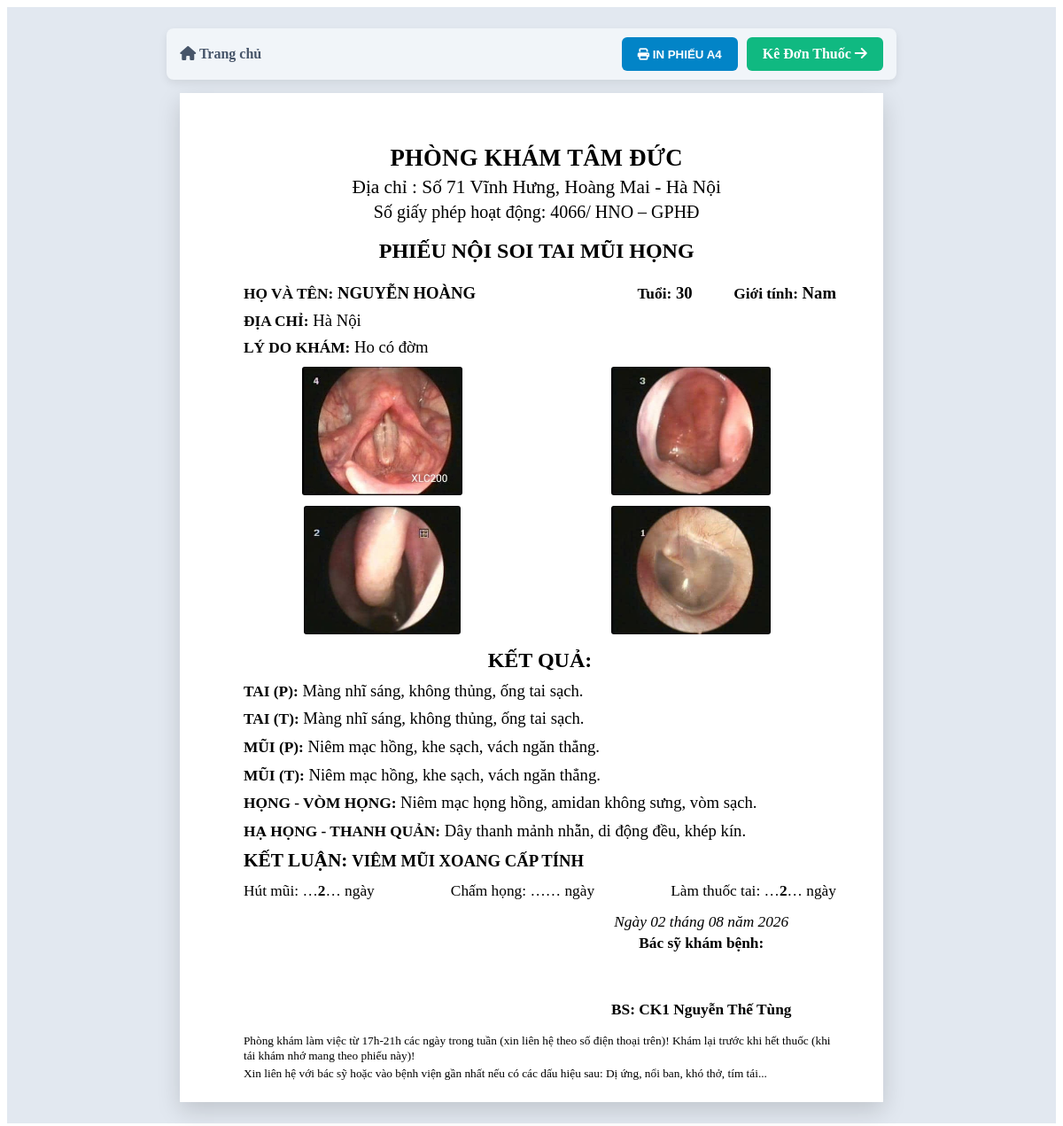
/print/noisoi/17, run on the app's committed database.
### tables this page shows
CREATE TABLE settings (
    key TEXT PRIMARY KEY,
    value TEXT
);

CREATE TABLE patients (
    id INTEGER PRIMARY KEY AUTOINCREMENT,
    full_name TEXT NOT NULL,
    age INTEGER,
    gender TEXT,
    address TEXT,
    symptom TEXT,
    created_at TIMESTAMP DEFAULT CURRENT_TIMESTAMP
);

CREATE TABLE examinations (
    id INTEGER PRIMARY KEY AUTOINCREMENT,
    patient_id INTEGER,
    tai_p TEXT,
    tai_t TEXT,
    mui_p TEXT,
    mui_t TEXT,
    vong_hong TEXT,
    thanh_quan TEXT,
    conclusion TEXT,
    image_1 TEXT,
    image_2 TEXT,
    image_3 TEXT,
    image_4 TEXT,
    hut_mui_days TEXT,
    cham_hong_days TEXT,
    lam_thuoc_tai_days TEXT,
    created_at TIMESTAMP DEFAULT CURRENT_TIMESTAMP,
    FOREIGN KEY (patient_id) REFERENCES patients(id)
);

### app.py (the view)
@app.route('/print/noisoi/<int:exam_id>')
def print_noisoi(exam_id):
    db = get_db()
    exam = db.execute('''
        SELECT e.*, p.full_name, p.age, p.gender, p.address, p.symptom
        FROM examinations e JOIN patients p ON e.patient_id = p.id
        WHERE e.id = ?
    ''', (exam_id,)).fetchone()
    return render_template('print_noisoi.html', exam=exam, settings=get_settings())

### app.py (called while the page is built)
def get_db():
    db = getattr(g, '_database', None)
    if db is None:
        db = g._database = sqlite3.connect(app.config['DATABASE'])
        db.row_factory = sqlite3.Row
    return db

@app.teardown_appcontext
def close_connection(exception):
    db = getattr(g, '_database', None)
    if db is not None:
        db.close()

def get_settings():
    db = get_db()
    db.execute('''
        CREATE TABLE IF NOT EXISTS settings (
            key TEXT PRIMARY KEY,
            value TEXT
        )
    ''')
    rows = db.execute('SELECT key, value FROM settings').fetchall()
    return {r['key']: r['value'] for r in rows}

### templates/print_noisoi.html (shortened to what this page needs)
<!DOCTYPE html>
<html lang="vi">
<head>
    <link rel="stylesheet" href="https://cdnjs.cloudflare.com/ajax/libs/font-awesome/6.4.0/css/all.min.css">
    <link rel="stylesheet" href="{{ url_for('static', filename='css/print.css') }}">
</head>
<body>
    <div class="print-container">
        <div class="toolbar-no-print" style="max-width: 210mm; margin: 0 auto 15px auto; padding: 10px 15px; background: #f1f5f9; border-radius: 8px; display: flex; justify-content: space-between; align-items: center;">
            <a href="/" style="color: #475569; text-decoration: none; font-weight: bold;"><i class="fa-solid fa-house"></i> Trang chủ</a>
            <div style="display: flex; gap: 10px;">
                <button onclick="window.print()" style="background: #0284c7; color: #fff; border: none; padding: 10px 18px; border-radius: 6px; font-weight: bold; cursor: pointer;"><i class="fa-solid fa-print"></i> IN PHIẾU A4</button>
                <a href="/donthuoc/{{ exam.id }}" style="background: #10b981; color: #fff; text-decoration: none; padding: 10px 18px; border-radius: 6px; font-weight: bold;">Kê Đơn Thuốc <i class="fa-solid fa-arrow-right"></i></a>
            </div>
        </div>
        <div class="page-a4">
            <div class="clinic-name">{{ settings.clinic_name }}</div>
            <div class="clinic-address">Địa chỉ : {{ settings.clinic_address }}</div>
            <div class="clinic-license">Số giấy phép hoạt động: {{ settings.clinic_license }}</div>
            <div class="form-title">PHIẾU NỘI SOI TAI MŨI HỌNG</div>
            <div class="patient-row">
                <div><span class="label">HỌ VÀ TÊN:</span> <span class="font-bold" style="text-transform: uppercase;">{{ exam.full_name }}</span></div>
                <div>
                    <span class="label">Tuổi:</span> <span class="font-bold">{{ exam.age }}</span> &nbsp;&nbsp;&nbsp;&nbsp;&nbsp;&nbsp;&nbsp;&nbsp;
                    <span class="label">Giới tính:</span> <span class="font-bold">{{ exam.gender }}</span>
                </div>
            </div>
            <div class="row-info">
                <span class="label">ĐỊA CHỈ:</span> <span>{{ exam.address }}</span>
            </div>
            <div class="row-info">
                <span class="label">LÝ DO KHÁM:</span> <span>{{ exam.symptom }}</span>
            </div>
            {% if exam.image_1 or exam.image_2 or exam.image_3 or exam.image_4 %}
            <div class="grid-images-a4">
                {% if exam.image_1 %}
                <div class="img-box-a4">
                    <img src="/static/uploads/{{ exam.image_1 }}">
                </div>
                {% endif %}
                {% if exam.image_2 %}
                <div class="img-box-a4">
                    <img src="/static/uploads/{{ exam.image_2 }}">
                </div>
                {% endif %}
                {% if exam.image_3 %}
                <div class="img-box-a4">
                    <img src="/static/uploads/{{ exam.image_3 }}">
                </div>
                {% endif %}
                {% if exam.image_4 %}
                <div class="img-box-a4">
                    <img src="/static/uploads/{{ exam.image_4 }}">
                </div>
                {% endif %}
            </div>
            {% endif %}
            <div class="section-label">KẾT QUẢ:</div>
            <div class="result-line">
                <span class="label">TAI (P):</span> {{ exam.tai_p }}
            </div>
            <div class="result-line">
                <span class="label">TAI (T):</span> {{ exam.tai_t }}
            </div>
            <div class="result-line">
                <span class="label">MŨI (P):</span> {{ exam.mui_p }}
            </div>
            <div class="result-line">
                <span class="label">MŨI (T):</span> {{ exam.mui_t }}
            </div>
            <div class="result-line">
                <span class="label">HỌNG - VÒM HỌNG:</span> {{ exam.vong_hong }}
            </div>
            <div class="result-line">
                <span class="label">HẠ HỌNG - THANH QUẢN:</span> {{ exam.thanh_quan }}
            </div>
            <div class="conclusion-line">
                <span class="label">KẾT LUẬN:</span> <span class="font-bold" style="text-transform: uppercase;">{{ exam.conclusion }}</span>
            </div>
            <div class="procedures-line">
                <div>Hút mũi: …<b>{{ exam.hut_mui_days or '' }}</b>… ngày</div>
                <div>Chấm họng: …<b>{{ exam.cham_hong_days or '' }}</b>… ngày</div>
                <div>Làm thuốc tai: …<b>{{ exam.lam_thuoc_tai_days or '' }}</b>… ngày</div>
            </div>
            <div class="footer-sign">
                <div class="sign-box">
                    <div class="sign-date">Ngày {{ exam.created_at[8:10] }} tháng {{ exam.created_at[5:7] }} năm {{ exam.created_at[:4] }}</div>
                    <div class="sign-role">Bác sỹ khám bệnh:</div>
                    <div class="sign-name">BS: {{ settings.doctor_name }}</div>
                </div>
            </div>
            <div class="footer-note">
                <div>Phòng khám làm việc từ 17h-21h các ngày trong tuần (xin liên hệ theo số điện thoại trên)! Khám lại trước khi hết thuốc (khi tái khám nhớ mang theo phiếu này)!</div>
                <div>Xin liên hệ với bác sỹ hoặc vào bệnh viện gần nhất nếu có các dấu hiệu sau: Dị ứng, nổi ban, khó thở, tím tái...</div>
            </div>
        </div>
    </div>
</body>
</html>

### static/css/print.css (style rules this page uses)
.print-container { background-color: #e2e8f0; min-height: 100vh; padding: 24px 0; display: flex; flex-direction: column; align-items: center; }
.page-a4 { background: #ffffff; width: 210mm; min-height: 297mm; padding: 12mm 15mm; box-shadow: 0 10px 25px rgba(0, 0, 0, 0.15); box-sizing: border-box; font-family: 'Times New Roman', serif; font-size: 15px; color: #000; line-height: 1.4; position: relative; }
.toolbar-no-print { width: 100%; max-width: 800px; background: #ffffff; padding: 14px 20px; border-radius: 12px; box-shadow: 0 4px 10px rgba(0,0,0,0.08); margin-bottom: 20px; display: flex; justify-content: space-between; align-items: center; }

### templates/print_noisoi.html (style rules this page uses)
.page-a4 { width: 210mm; min-height: 297mm; margin: 0 auto; padding: 15mm 14mm 5mm 17mm; box-sizing: border-box; font-family: "Times New Roman", Times, serif; color: #000000; font-size: 14pt; line-height: 1.25; }
.font-bold { font-weight: bold; }
.clinic-name { font-size: 20pt; font-weight: bold; text-align: center; letter-spacing: 0.3px; margin: 0; }
.clinic-address { font-size: 16pt; text-align: center; margin: 2pt 0 0 0; }
.clinic-license { font-size: 15pt; text-align: center; margin: 2pt 0 12pt 0; }
.form-title { font-size: 18pt; font-weight: bold; text-align: center; margin: 10pt 0 16pt 0; }
.patient-row { display: flex; justify-content: space-between; font-size: 14pt; line-height: 1.25; margin: 0 0 6pt 0; padding-left: 2mm; }
.patient-row .label { font-weight: bold; font-size: 13pt; }
.row-info { font-size: 14pt; line-height: 16.05pt; margin: 0 0 6pt 0; padding-left: 2mm; }
.row-info .label { font-weight: bold; font-size: 13pt; }
.grid-images-a4 { display: grid; grid-template-columns: 1fr 1fr; gap: 12px 20px; margin: 10px 0 14px 0; justify-items: center; align-items: center; }
.img-box-a4 { text-align: center; border: none !important; padding: 0; width: 100%; display: flex; flex-direction: column; align-items: center; justify-content: center; }
.img-box-a4 img { height: 145px; width: auto; max-width: 95%; object-fit: contain; display: block; margin: 0 auto; border-radius: 3px; }
.section-label { font-size: 18pt; font-weight: bold; text-align: center; margin: 9pt 0 6pt 0; padding-left: 2mm; }
.result-line { font-size: 14pt; margin: 0 0 6pt 0; padding-left: 2mm; }
.result-line .label { font-weight: bold; font-size: 13pt; }
.conclusion-line { font-size: 14pt; margin: 6pt 0 6pt 0; padding-left: 2mm; }
.conclusion-line .label { font-weight: bold; font-size: 16pt; }
.procedures-line { display: flex; justify-content: space-between; font-size: 13pt; margin: 8pt 0 0 0; padding-left: 2mm; }
.procedures-line b { font-weight: bold; }
.footer-sign { display: flex; justify-content: space-between; margin-top: 10pt; page-break-inside: avoid; }
.sign-box { font-size: 13pt; text-align: center; width: 45%; margin-left: auto; }
.sign-box .sign-date { font-style: italic; text-align: center; margin-bottom: 2pt; }
.sign-box .sign-role { font-weight: bold; text-align: center; margin-bottom: 40pt; }
.sign-box .sign-name { font-weight: bold; text-align: center; }
.footer-note { font-size: 10pt; margin-top: 12pt; padding-left: 2mm; }
.footer-note div { margin-bottom: 3pt; }

### data on the page
settings: clinic_name "PHÒNG KHÁM TÂM ĐỨC"
settings: clinic_address "Số 71 Vĩnh Hưng, Hoàng Mai - Hà Nội"
settings: clinic_license "4066/ HNO – GPHĐ"
patients: full_name "NGUYỄN HOÀNG", age "30", gender "Nam", address "Hà Nội", symptom "Ho có đờm"
examinations: image_1 (picture), image_2 (picture), image_3 (picture), image_4 (picture), tai_p "Màng nhĩ sáng, không thủng, ống tai sạch.", tai_t "Màng nhĩ sáng, không thủng, ống tai sạch.", mui_p "Niêm mạc hồng, khe sạch, vách ngăn thẳng.", mui_t "Niêm mạc hồng, khe sạch, vách ngăn thẳng.", vong_hong "Niêm mạc họng hồng, amidan không sưng, vòm sạch.", thanh_quan "Dây thanh mảnh nhẵn, di động đều, khép kín.", conclusion "VIÊM MŨI XOANG CẤP TÍNH", hut_mui_days "2", lam_thuoc_tai_days "2", created_at "02", created_at "08", created_at "2026"
settings: doctor_name "CK1 Nguyễn Thế Tùng"
